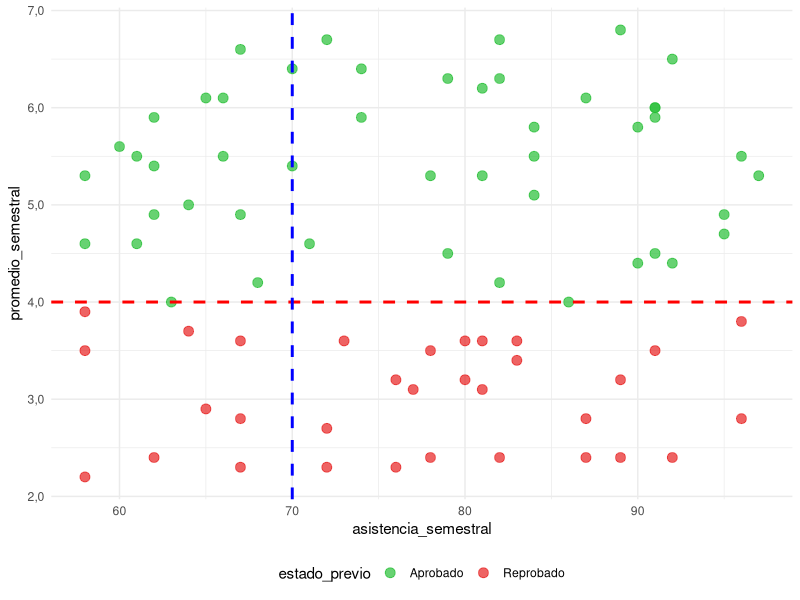
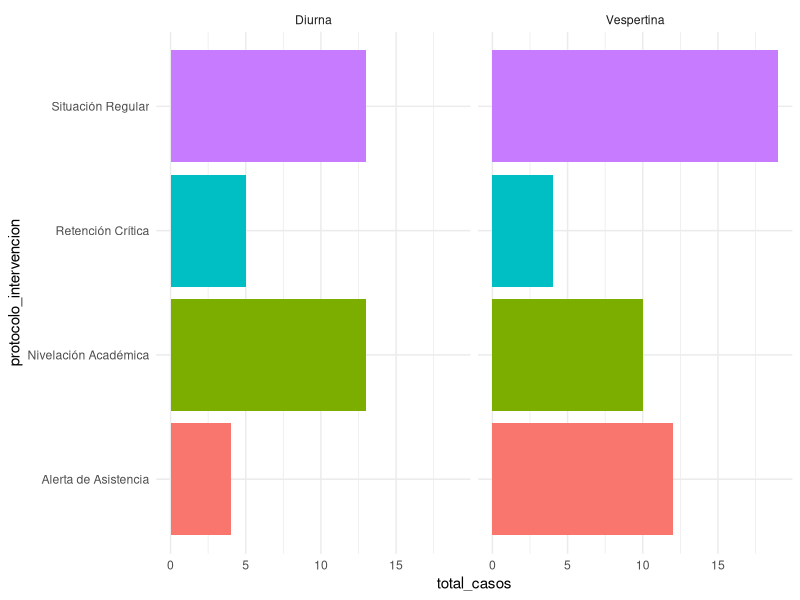

These figures' R source, in order:
# ==============================================================================
# TALLER 4: DIAGNÓSTICO NORMATIVO Y EXPORTACIÓN DE REPORTES
# ==============================================================================

library(tidyverse)
library(scales)

set.seed(404)
datos_taller_4 <- tibble(
  id_estudiante = 1001:1080,
  jornada = sample(c("Diurna", "Vespertina"), 80, replace = TRUE),
  area_academica = sample(c("Humanidades", "Ciencias Exactas", "Tecnología"), 80, replace = TRUE),
  asistencia_semestral = round(runif(80, min = 55, max = 98), 0),
  promedio_semestral = round(runif(80, min = 2.2, max = 6.8), 1)
) |> 
  mutate(
    estado_previo = if_else(promedio_semestral < 4.0, "Reprobado", "Aprobado")
  )

# 🎯 EJERCICIO 1: TRAZADO DE UMBRALES NORMATIVOS (geom_hline y geom_vline)
# Contexto: La institución exige una nota mínima de 4,0 y una asistencia mínima del 70%.
# Instrucciones:
# 1. Crea un gráfico de dispersión (geom_point) con 'asistencia_semestral' en X y 'promedio_semestral' en Y.
# 2. Asigna el color según 'estado_previo'.
# 3. Agrega una línea horizontal (geom_hline) en el corte de nota 4.0 (color rojo, línea punteada "dashed").
# 4. Agrega una línea vertical (geom_vline) en el corte de asistencia 70 (color azul, línea punteada "dashed").
# 5. Aplica formato de coma decimal en el eje Y con scale_y_continuous().

grafico_umbrales <- ggplot(data = datos_taller_4, aes(x = asistencia_semestral, y = promedio_semestral, color = estado_previo)) +
  geom_point(size = 3, alpha = 0.7) +
  geom_hline(yintercept = 4.0, color = "red", linetype = "dashed", linewidth = 1) +
  geom_vline(xintercept = 70, color = "blue", linetype = "dashed", linewidth = 1) +
  scale_y_continuous(labels = label_number(accuracy = 0.1, decimal.mark = ",")) +
  scale_color_manual(values = c("Aprobado" = "#26BF35", "Reprobado" = "#E62020")) +
  theme_minimal() +
  theme(legend.position = "bottom")

print(grafico_umbrales)
  
  
# 🎯 EJERCICIO 2: CLASIFICACIÓN POR CUADRANTES Y CONTEO DE FRECUENCIAS (case_when + n())
# Contexto: Se requiere clasificar a cada estudiante según su posición respecto a los umbrales
# y luego contabilizar cuántos casos existen por cada categoría.
# Instrucciones:
# 1. Usa mutate() y case_when() para crear la columna 'protocolo_intervencion':
#    - promedio_semestral < 4.0 & asistencia_semestral < 70  ~ "Retención Crítica"
#    - promedio_semestral < 4.0 & asistencia_semestral >= 70 ~ "Nivelación Académica"
#    - promedio_semestral >= 4.0 & asistencia_semestral < 70 ~ "Alerta de Asistencia"
#    - .default = "Situación Regular"
# 2. En un segundo bloque, agrupa por 'protocolo_intervencion' y usa summarise() con n() 
#    para crear la columna 'total_casos'.
  
base_clasificada <- datos_taller_4 |> 
  mutate(
    protocolo_intervencion = case_when(
      promedio_semestral < 4.0 & asistencia_semestral < 70  ~ "Retención Crítica",
      promedio_semestral < 4.0 & asistencia_semestral >= 70 ~ "Nivelación Académica",
      promedio_semestral >= 4.0 & asistencia_semestral < 70 ~ "Alerta de Asistencia",
      .default = "Situación Regular"
    )
  )
  
resumen_protocolos <- base_clasificada |> 
  group_by(protocolo_intervencion) |>
  summarise(
    total_casos = n()
  )
  
  
# 🎯 EJERCICIO 3: VISUALIZACIÓN DE FRECUENCIAS Y FOCOS CRÍTICOS (geom_col + facet_wrap)
# Contexto: La dirección académica necesita visualizar la distribución de los protocolos 
# separados por jornada de estudio.
# Instrucciones:
# 1. A partir de 'base_clasificada', agrupa por 'jornada' y 'protocolo_intervencion', y cuenta los casos con n().
# 2. Grafica el resultado con geom_col() poniendo 'total_casos' en el eje X y 'protocolo_intervencion' en el eje Y.
# 3. Separa el gráfico en paneles por 'jornada' usando facet_wrap().
  
conteo_por_jornada <- base_clasificada |> 
  group_by(jornada, protocolo_intervencion) |>
  summarise(
    total_casos = n(),
    .group = "drop"
  )
  
grafico_protocolos <- ggplot(data = conteo_por_jornada, aes(x = total_casos, y = protocolo_intervencion, fill = protocolo_intervencion)) +
  geom_col() +
  facet_wrap(~ jornada) +
  theme_minimal() +
  theme(legend.position = "none")

print(grafico_protocolos)
  
  
# 🎯 EJERCICIO 4: FILTRADO, ORDENAMIENTO Y PERSISTENCIA DE DATOS (arrange + write_csv)
# Contexto: El departamento de bienestar estudiantil solicita la nómina exclusiva de alumnos
# en "Retención Crítica", ordenada desde el promedio más bajo al más alto, exportada a CSV.
# Instrucciones:
# 1. Toma 'base_clasificada' y filtra solo quienes tengan protocolo_intervencion == "Retención Crítica".
# 2. Ordena las filas de menor a mayor según 'promedio_semestral' usando arrange().
# 3. Exporta la tabla resultante al archivo "nomina_retencion_critica.csv" usando write_csv().
  
nomina_critica <- base_clasificada |> 
  filter(protocolo_intervencion == "Retención Crítica") |>
  arrange(promedio_semestral)

write_csv(nomina_critica, "nomina_retencion_critica.csv")
write_delim(nomina_critica, "nomina_retencion_critica.csv", delim = ";")
